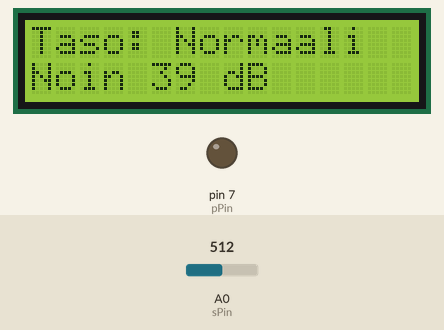
A sketch run on a simulated Arduino Uno, built with avr-gcc and run on an emulated ATmega328P. Parts: 16×2 character LCD, output pins drawn as LEDs (lit = HIGH). The test bench sets the inputs (shaded band); at power-on: A0 (sPin) = 512. What the sketch prints to the serial monitor is not drawn.

Above: at 1.2 s.
1.3 s: A0 (sPin) set to 716
At 1.74 s:
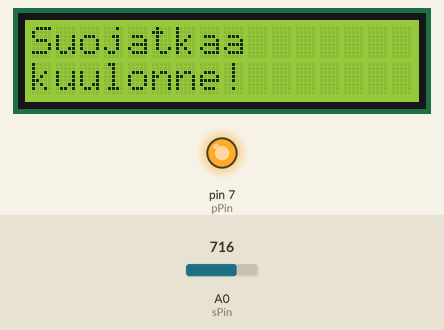
3.4 s: A0 (sPin) set to 511
At 3.59 s:
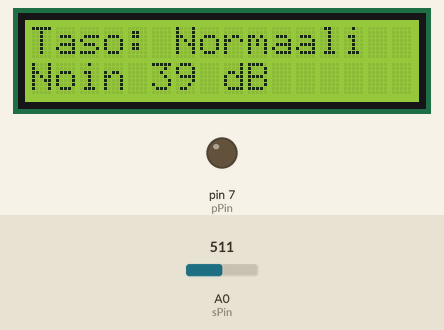
5.5 s: A0 (sPin) set to 306
At 5.73 s:
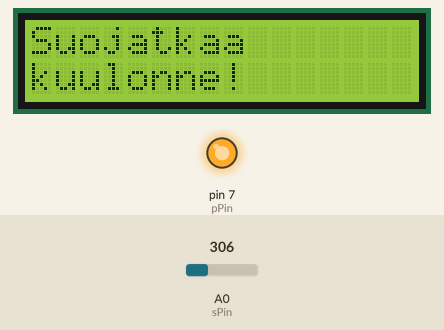
Timing chart, 0 to 8.5 s (numbered marks = the images above; inputs shaded):
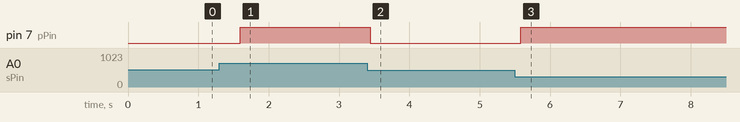

The sketch:

Projekti.ino
```cpp
// LCD-näyttö
#include <LiquidCrystal.h>
LiquidCrystal lcd(12, 11, 5, 4, 3, 2);

//Muuttujat
int sPin = A0;      //Äänimodulin pinni
int analog = 0;    //Äänimodulilta luettu arvo
int baseline;           //Taustamelu-muuttuja

//LEDIT
int pPin = 7;    //Ledin pinni

void setup() {
  lcd.begin(16, 2);
  Serial.begin(9600);
  pinMode(sPin, INPUT);         //Äänimodulin pinni inputiksi
  baseline = analogRead(sPin);  //Taustamelu

  pinMode(pPin, OUTPUT);
}

void loop() {

  analog = abs(analogRead(sPin) - baseline);
  Serial.println(analog);
  lcd.print("Taso: ");

  if (analog < 3){
    lcd.print("Normaali");
    lcd.setCursor(0,1);
    lcd.print("Noin 39 dB");
  }

  if (analog >= 3 && analog<= 6){
    lcd.print("Kova");
    lcd.setCursor(0,1);
    lcd.print("Noin 57 dB");
  }

  if (analog >7){
    lcd.clear();
    lcd.print("Suojatkaa");
    lcd.setCursor(0,1);
    lcd.print("kuulonne!");
    digitalWrite(pPin, HIGH);
  }

  else{
    digitalWrite(pPin, LOW);
  }

delay(300);
lcd.clear();

}
//eof
```

Measured:
- after the input at 1.3 s, pin 7 (pPin): LOW → HIGH after 0.30 s; the display: first differs from a run without the input after 0.30 s (image 1)
- after the input at 3.4 s, pin 7 (pPin): HIGH → LOW at once; the display: first differs from a run without the input at once (image 2)
- after the input at 5.5 s, pin 7 (pPin): LOW → HIGH after 0.09 s; the display: first differs from a run without the input after 0.09 s (image 3)
